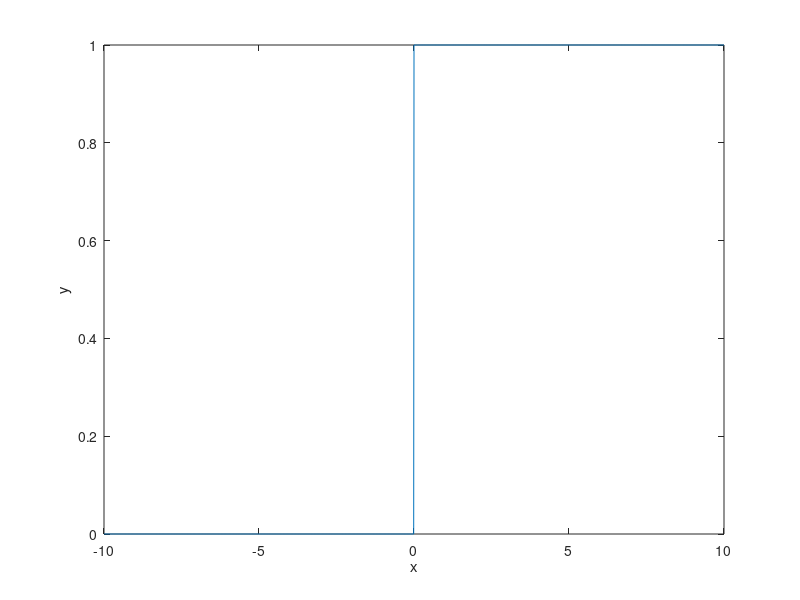

Write MATLAB code to recreate this figure.
%Threshold function without using inbuilt func
x = -10:0.01:10;
y = zeros(size(x));
y(x>=0)=1;
plot(x,y);
xlabel('x');
ylabel('y');
